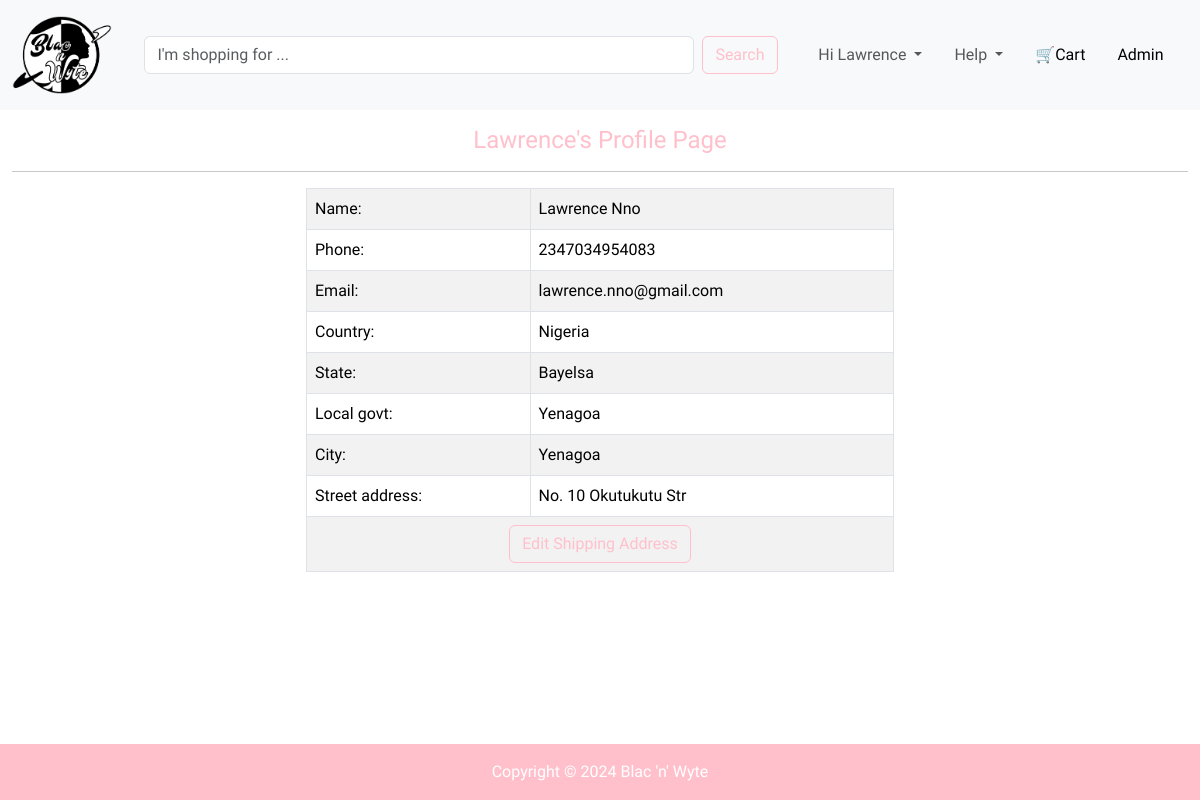
Screenshot of /profile/1 (signed in) with the database file from the repository.
### database.py (models this page shows, shortened)
class User(db.Model, UserMixin):
    id: Mapped[int] = mapped_column(primary_key=True)
    email: Mapped[str] = mapped_column(unique=True)
    firstname: Mapped[str]
    lastname: Mapped[str]
    phone: Mapped[int] = mapped_column(Integer)
    password: Mapped[str] = mapped_column(nullable=False)
    country: Mapped[str]
    state: Mapped[str]
    localgovt: Mapped[str]
    city: Mapped[str] = mapped_column(String(70))
    address: Mapped[str]
    registered_on: Mapped[DateTime] = mapped_column(DateTime, nullable=False)
    confirmed: Mapped[bool] = mapped_column(default=False, nullable=False)
    confirmed_on: Mapped[DateTime] = mapped_column(DateTime, nullable=True)
    is_admin: Mapped[bool] = mapped_column(Boolean, default=False, nullable=False)
    user_cart: Mapped[str] = relationship("Cart", back_populates="cart_user")
    user_order: Mapped[str] = relationship("Order", back_populates="order_user")

### onlinestore.py (the view)
@app.route('/profile/<idx>', methods=["GET"])
@login_required
def profile(idx):
    return render_template('profile.html', logged_in=current_user.is_authenticated, user=current_user, year=year)

### method_override.py (called while the page is built)
    def __call__(self, environ, start_response):
        method = environ.get('HTTP_X_HTTP_METHOD_OVERRIDE', '').upper()
        if method in self.allowed_methods:
            environ['REQUEST_METHOD'] = method
        if method in self.bodyless_methods:
            environ['CONTENT_LENGTH'] = '0'
        return self.app(environ, start_response)

### onlinestore.py (called while the page is built)
@login_manager.user_loader
def user_loader(user_id):
    return db.session.execute(db.select(User).where(User.id == user_id)).scalar()

@app.before_request
def track_history():
    if request.endpoint == 'static' or request.method != 'GET':
        return
    history = session.get('history', [])
    history.append(request.url)
    if len(history) > 3:
        history.pop(0)
    session['history'] = history

### templates/profile.html (shortened to what this page needs)
{% extends "header.html" %}
{% block content %}
    <section id="profile" class="">
      <div class="container-fluid">
        <h4 class="text-center profile-headline">{{ user.firstname }}'s Profile Page</h4>
        <hr>
        <div class="profile">
        <table class="table border table-striped table-bordered">
          <tbody>
            <tr>
              <td>Name:</td>
              <td>{{ current_user.firstname }} {{ current_user.lastname }}</td>
            </tr>
            <tr>
              <td>Phone:</td>
              <td>{{ current_user.phone }}</td>
            </tr>
            <tr>
              <td>Email:</td>
              <td>{{ current_user.email }}</td>
            </tr>
            <tr>
              <td>Country:</td>
              <td>{{ current_user.country }}</td>
            </tr>
            <tr>
              <td>State:</td>
              <td>{{ current_user.state }}</td>
            </tr>
            <tr>
              <td>Local govt:</td>
              <td>{{ current_user.localgovt }}</td>
            </tr>
            <tr>
              <td>City:</td>
              <td>{{ current_user.city }}</td>
            </tr>
            <tr>
              <td>Street address:</td>
              <td>{{ current_user.address }}</td>
            </tr>
            <tr>
              <td colspan="2" class="text-center"><a href="{{ url_for('edit_address', idx=user.id) }}" class="btn btn-outline-success edit-profile">Edit Shipping Address</a></td>
            </tr>
          </tbody>
        </table>
        </div>
      </div>
    </section>
{% endblock %}

### templates/header.html (shortened to what this page needs)
<!doctype html>
<html lang="en">
  <head>
    <link href="https://cdn.jsdelivr.net/npm/bootstrap@5.3.3/dist/css/bootstrap.min.css" rel="stylesheet">
    <link rel="stylesheet" href="{{ url_for('static', filename='css/style.css') }}">
  </head>
  <body>
    <nav class="navbar fixed-top navbar-expand-lg bg-body-tertiary">
      <div class="container-fluid">
        <a class="navbar-brand" href="{{ url_for('index') }}">
          <img src="{{url_for('static', filename='images/logo.png')}}" alt="Blac'n'Wyte" width="100" height="100">
        </a>
        <div class="collapse navbar-collapse" id="navbarSupportedContent">
          <form class="d-flex mx-auto" role="search">
            <input class="form-control me-2" type="search" placeholder="I'm shopping for ..." aria-label="Search">
            <button class="btn btn-outline-success" type="submit">Search</button>
          </form>
          <ul class="navbar-nav mx-auto mb-2 mb-lg-0">
            <li class="nav-item dropdown">
              {% if logged_in: %}
              <a class="nav-link dropdown-toggle" href="{{ url_for('index') }}" role="button" data-bs-toggle="dropdown" aria-expanded="false">
                Hi {{ user.firstname }}
              </a>
              {% else: %}
              <a class="nav-link dropdown-toggle" href="#" role="button" data-bs-toggle="dropdown" aria-expanded="false">
                Account
              </a>
              {% endif %}
            </li>
            <li class="nav-item dropdown ms-3">
              <a class="nav-link dropdown-toggle" href="#" role="button" data-bs-toggle="dropdown" aria-expanded="false">
                Help
              </a>
            </li>
            <li class="nav-item ms-3">
              <a class="nav-link active" href="{{ url_for('all_cart') }}" aria-current="page">🛒Cart</a>
            </li>
            {% if user.email == 'lawrence.nno@gmail.com' or user.is_admin == True %}
              <li class="nav-item ms-3">
                <a class="nav-link active" href="{{ url_for('admin.index') }}" aria-current="page">Admin</a>
              </li>
            {% else: %}
              <li class="nav-item ms-3">
                <a class="nav-link active" href="{{ url_for('index') }}" aria-current="page">Home</a>
              </li>
            {% endif %}
          </ul>
        </div>
      </div>
    </nav>
    <main>
      {% block content %}
      {% endblock %}
    </main>
    <footer class="text-center">
      Copyright &#169; {{ year }} Blac 'n' Wyte
    </footer>
  </body>
</html>

### static/css/style.css (style rules this page uses)
body { font-family: "Quicksand", sans-serif; font-optical-sizing: auto; display: flex; flex-direction: column; min-height: 100vh; }
main { flex-grow: 1 !important; }
footer { margin-top: 1rem; padding: 1rem; background-color: pink; color: white; }
.navbar { --bs-navbar-padding-x: 0; --bs-navbar-padding-y: 0; --bs-navbar-color: rgba(var(--bs-emphasis-color-rgb), 0.65); --bs-navbar-hover-color: rgba(var(--bs-emphasis-color-rgb), 0.8); --bs-navbar-disabled-color: rgba(var(--bs-emphasis-color-rgb), 0.3); --bs-navbar-active-color: rgba(var(--bs-emphasis-color-rgb), 1); --bs-navbar-brand-padding-y: 0.3125rem; --bs-navbar-brand-margin-end: 1rem; --bs-navbar-brand-font-size: 1.25rem; --bs-navbar-brand-color: rgba(var(--bs-emphasis-color-rgb), 1); --bs-navbar-brand-hover-color: rgba(var(--bs-emphasis-color-rgb), 1); --bs-navbar-nav-link-padding-x: 0.5rem; --bs-navbar-toggler-padding-y: 0.25rem; --bs-navbar-toggler-padding-x: 0.75rem; --bs-navbar-toggler-font-size: 1.25rem; --bs-navbar-toggler-border-color: rgba(var(--bs-emphasis-color-rgb), 0.15); --bs-navbar-toggler-border-radius: var(--bs-border-radius); --bs-navbar-toggler-focus-width: 0.25rem; --bs-navbar-toggler-transition: box-shadow 0.15s ease-in-out; position: relative; display: flex; flex-wrap: wrap; align-items: center; justify-content: space-between; padding: var(--bs-navbar-padding-y) var(--bs-navbar-padding-x); }
.btn-outline-success { --bs-btn-color: #FFC0CB; --bs-btn-border-color: #FFC0CB; --bs-btn-hover-color: #fff; --bs-btn-hover-bg: #FFC0CB; --bs-btn-hover-border-color: #FFC0CB; --bs-btn-focus-shadow-rgb: 25,135,84; --bs-btn-active-color: #fff; --bs-btn-active-bg: #FFC0CB; --bs-btn-active-border-color: #FFC0CB; --bs-btn-active-shadow: inset 0 3px 5px rgba(0, 0, 0, 0.125); --bs-btn-disabled-color: #FFC0CB; --bs-btn-disabled-bg: transparent; --bs-btn-disabled-border-color: #FFC0CB; --bs-gradient: none; }
.form-control.me-2 { width: 550px; }
#profile { margin-top: 1rem; }
.profile { width: 50%; margin: auto; }
.edit-profile { font-weight: 300; }
.profile-headline { color: pink; }

### rows the page displays
User: firstname "Lawrence", lastname "Nno", phone "2347034954083", email "lawrence.nno@gmail.com", country "Nigeria", state "Bayelsa", localgovt "Yenagoa", city "Yenagoa", address "No. 10 Okutukutu Str"

### other values shown
{{ year }} "2024"
